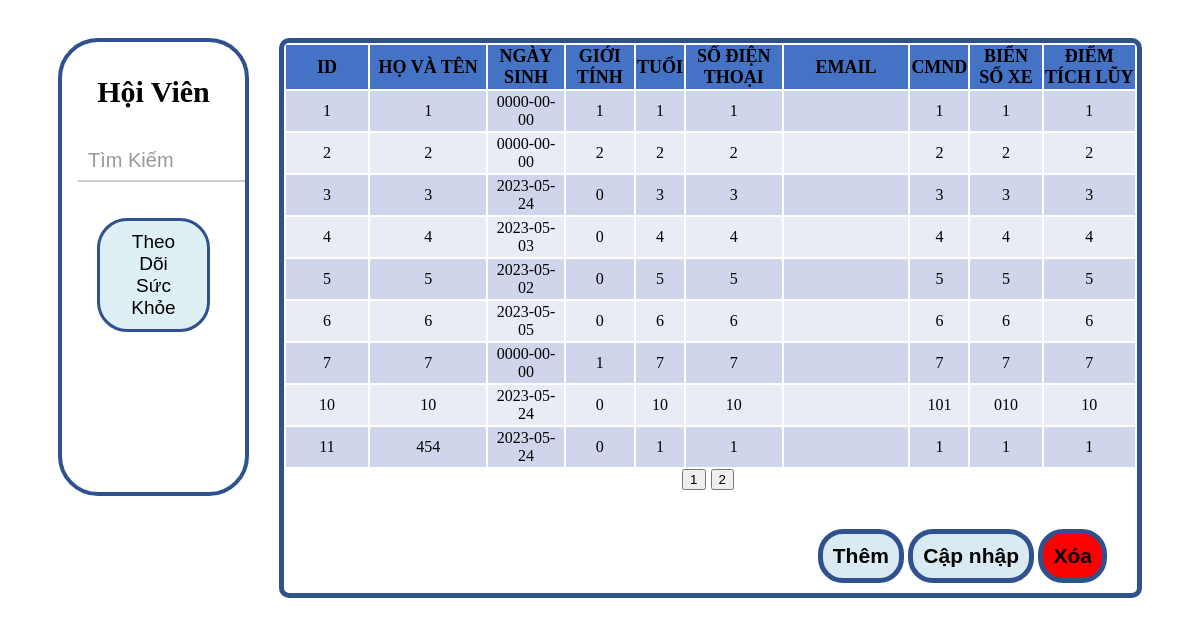
The app's page /controller/controller_hoi_vien/hoivien_hien_thi.php with its own data.
### tables this page shows
CREATE TABLE `tbl_hoi_vien` (
  `id_hv` int(11) NOT NULL,
  `name_hv` varchar(50) NOT NULL,
  `ngay_sinh` date NOT NULL,
  `gioi_tinh` tinyint(1) NOT NULL DEFAULT 0,
  `tuoi` int(11) NOT NULL,
  `sdt` varchar(50) NOT NULL,
  `cmnd` varchar(50) NOT NULL,
  `bien_xe` varchar(50) DEFAULT NULL,
  `diem_tich_luy` float NOT NULL,
  `gmail` varchar(50) NOT NULL
);

### controller/controller_hoi_vien/hoivien_hien_thi.php (the view, shortened to what this page needs)
<?php
    include "hoivien_pages.php";
?>
<link rel="stylesheet" href="./assets/css/hoivien.css">
<div class="main-hoivien">
    <div class="hoivien__search-view">
        <h2 class="hoivien__search-heading">Hội Viên</h2>
        <div class="hoivien__search-input">
            <i class="fa-sharp fa-solid fa-magnifying-glass hoivien__search-input--icon"></i>
            <form method="POST" action="<?php echo $_SERVER['PHP_SELF'] ?>">
                <input class='hoivien__input-search' type="text" name="hoivien__input-search" placeholder="Tìm Kiếm">
            </form>
        </div>
        <button class="hoivien__search-btn">
            Theo Dõi Sức Khỏe
        </button>
    </div>
    <div class="hoivien__table">
        <table class="hoivien__table-view">
            <tr class="hoivien__table-view--title">
                <th>ID</th>
                <th>HỌ VÀ TÊN</th>
                <th>NGÀY SINH</th>
                <th>GIỚI TÍNH</th>
                <th>TUỔI</th>
                <th>SỐ ĐIỆN THOẠI</th>
                <th>EMAIL</th>
                <th>CMND</th>
                <th>BIỂN SỐ XE</th>
                <th>ĐIỂM TÍCH LŨY</th>
            </tr>
            <?php
        while($row = mysqli_fetch_array($query))
       {
        ?>
            <tr class="hoivien__table-view--data">
                <td><?php echo $row["id_hv"]?></td>
                <td><?php echo $row["name_hv"]?></td>
                <td><?php echo $row["ngay_sinh"]?></td>
                <td><?php echo $row["gioi_tinh"]?></td>
                <td><?php echo $row["tuoi"]?></td>
                <td><?php echo $row["sdt"]?></td>
                <td><?php echo $row["email"]?></td>
                <td><?php echo $row["cmnd"]?></td>
                <td><?php echo $row["bien_xe"]?></td>
                <td><?php echo $row["diem_tich_luy"]?></td>
                <?php
       }
        ?>
        </table>
        <form class="hoivien__pagination" method="GET" action="<?php echo $_SERVER['PHP_SELF'] ?>">
            <center>
                <?php echo $listPages; ?>
            </center>
        </form>
        <div class="hoivien__AUD">
            <button class='hoivien__AUD-btn js-add' type="button" onclick="">Thêm</button>
            <button class='hoivien__AUD-btn js-ud' type="button" onclick="">Cập nhập</button>
            <button class='hoivien__AUD-btn js-del hoivien__AUD-btn-del' type="button" onclick="">Xóa</button>
        </div>
    </div>
</div>

### controller/controller_hoi_vien/hoivien_pages.php (shortened to what this page needs)
<?php
    include_once "../controller/connection.php";
    $hoivien_get_data="";
    if(isset($_POST['hoivien__input-search']))
    {
        $hoivien_get_data = $_POST['hoivien__input-search'];
    }
    else
    {
        $hoivien_get_data = "";
    }
    $hoivien_search = "WHERE id_hv LIKE '%$hoivien_get_data%' ";
    if(isset($_GET['page']))
    {
        $page = $_GET['page'];
    }
    else
    {
        $page = 1;
    }
    $rowsPerPage=9;
    $perRow = $page * $rowsPerPage - $rowsPerPage;
    $sql = "SELECT * FROM tbl_hoi_vien $hoivien_search LIMIT $perRow, $rowsPerPage";
    $query = mysqli_query($mysqli,$sql);
    $totalRows = mysqli_num_rows(mysqli_query($mysqli, "SELECT * FROM tbl_hoi_vien"));
    $totalPages = ceil($totalRows/$rowsPerPage);
    $listPages = "";
    for ($i=1; $i<=$totalPages; $i++)
    {
        if($page==$i){
            $listPages .= '<input class="active hoivien_page" type="submit" value="'.$i.'" name="page">';
        }
        else{
            $listPages .= '<input class="hoivien_page" type="submit" value="'.$i.'" name="page">';
        }
    }
?>

### view/assets/css/hoivien.css (style rules this page uses)
.main-hoivien { display: flex; padding: 30px 50px 0 50px; height: 560px; }
.hoivien__search-view { width: calc(100% - 83%); height: 450px; border: 4px solid #2F528F; border-radius: 40px; float: left; }
.hoivien__search-heading { display: flex; justify-content: center; font-size: 30px; align-items: center; height: 50px; }
.hoivien__search-input--icon { display: flex; font-size: 24px; padding: 0 8px; align-items: center; }
.hoivien__search-input { display: flex; }
.hoivien__search-input input[type="text"] { height: 40px; width: 167px; padding: 5px 10px; font-size: 20px; border: none; border-bottom: 2px solid #ccc; outline: none; }
.hoivien__search-input input[type="text"]::placeholder { color: #999; }
.hoivien__search-btn { background-color: #dff0f5; color: black; font-size: 19px; padding: 10px 20px; border-radius: 30px; transition: 0.3s; margin: 20px 35px; cursor: pointer; border: 3px solid #2F528F; }
.hoivien__table { position: relative; float: right; width: calc(100% - 20%); border: 1px solid #2F528F; border-radius: 10px; font-size: 18px; border-width: 5px; margin-left: 30px; }
.hoivien__table-view { width: 100% }
.hoivien__table-view--title { height: 40px; }
div tr.hoivien__table-view--title { background-color: #4472C4; font-size: 18px; }
.hoivien__table-view--data { height: 40px; text-align: center; }
.hoivien__table-view--data:nth-of-type(odd) { background-color: #E9EBF5; }
.hoivien__table-view--data:nth-of-type(even) { background-color: #CFD5EA; }
.hoivien__table-view th:nth-of-type(1) , .hoivien__table-health-view th:nth-of-type(1) { width: 80px; }
.hoivien__table-view td:nth-of-type(2) { width: 14%; }
.hoivien__table-view td:nth-of-type(7) { width: 15%; }
.hoivien__AUD { position: absolute; bottom: 0; right: 0; }
.hoivien__AUD-btn { padding: 10px; border: 1px solid #2F528F; border-width: 5px; border-radius: 25px; margin-bottom: 10px; background-color: #daeaf3; font-size: 21px; font-weight: 600; }
.hoivien__AUD-btn-del { margin-right: 30px; background-color: red; }
.hoivien_page { margin-right: 5px; }

### records on screen
tbl_hoi_vien: id_hv "1", name_hv "1", ngay_sinh "0000-00-00", gioi_tinh "1", tuoi "1", sdt "1", cmnd "1", bien_xe "1", diem_tich_luy "1"
tbl_hoi_vien: id_hv "2", name_hv "2", ngay_sinh "0000-00-00", gioi_tinh "2", tuoi "2", sdt "2", cmnd "2", bien_xe "2", diem_tich_luy "2"
tbl_hoi_vien: id_hv "3", name_hv "3", ngay_sinh "2023-05-24", gioi_tinh "0", tuoi "3", sdt "3", cmnd "3", bien_xe "3", diem_tich_luy "3"
tbl_hoi_vien: id_hv "4", name_hv "4", ngay_sinh "2023-05-03", gioi_tinh "0", tuoi "4", sdt "4", cmnd "4", bien_xe "4", diem_tich_luy "4"
tbl_hoi_vien: id_hv "5", name_hv "5", ngay_sinh "2023-05-02", gioi_tinh "0", tuoi "5", sdt "5", cmnd "5", bien_xe "5", diem_tich_luy "5"
tbl_hoi_vien: id_hv "6", name_hv "6", ngay_sinh "2023-05-05", gioi_tinh "0", tuoi "6", sdt "6", cmnd "6", bien_xe "6", diem_tich_luy "6"
tbl_hoi_vien: id_hv "7", name_hv "7", ngay_sinh "0000-00-00", gioi_tinh "1", tuoi "7", sdt "7", cmnd "7", bien_xe "7", diem_tich_luy "7"
tbl_hoi_vien: id_hv "10", name_hv "10", ngay_sinh "2023-05-24", gioi_tinh "0", tuoi "10", sdt "10", cmnd "101", bien_xe "010", diem_tich_luy "10"
tbl_hoi_vien: id_hv "11", name_hv "454", ngay_sinh "2023-05-24", gioi_tinh "0", tuoi "1", sdt "1", cmnd "1", bien_xe "1", diem_tich_luy "1"
